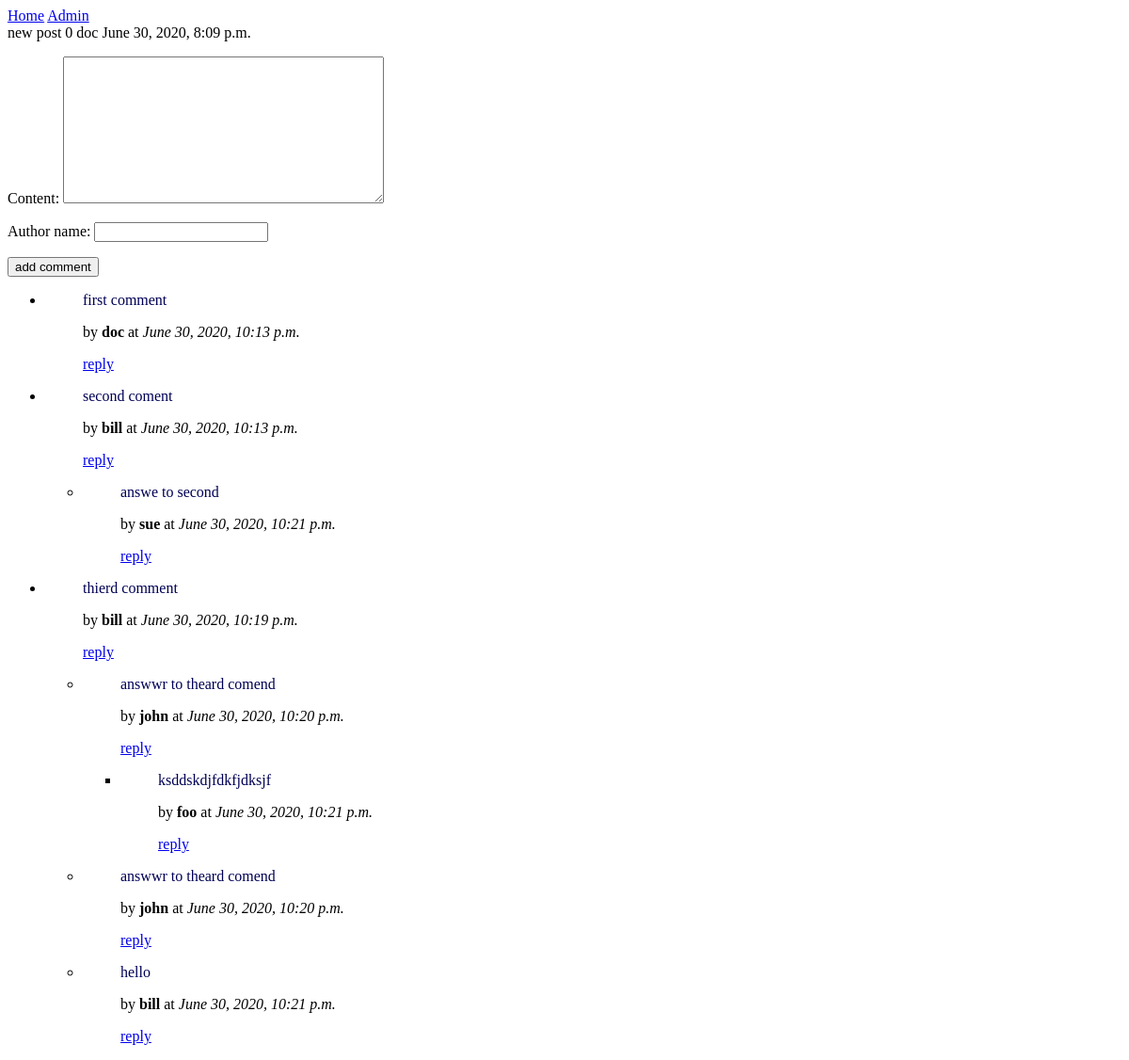
/comments/4, run on an earlier commit of the app's database.
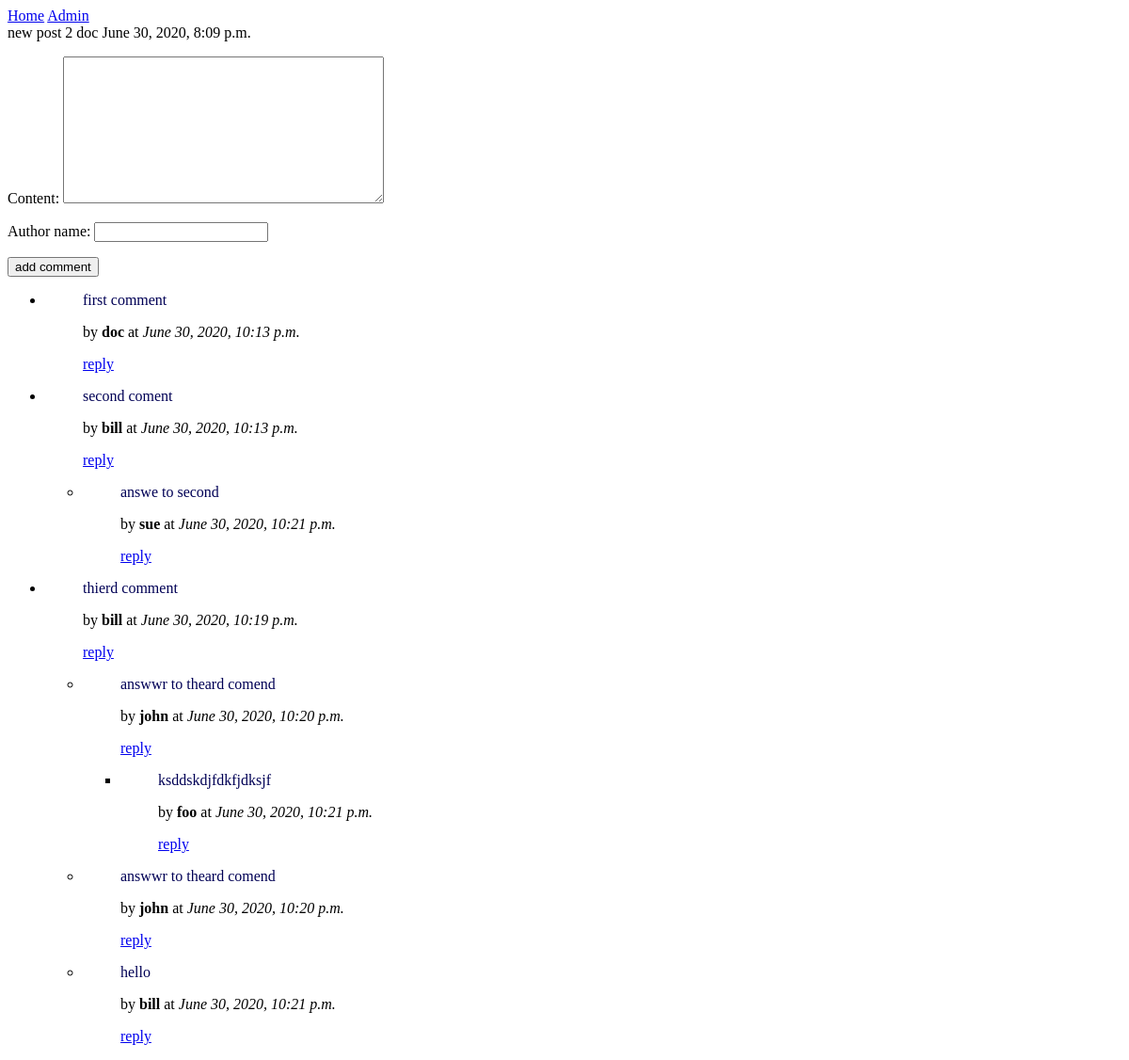
And on a later commit of the database.
### main/models.py (models this page shows, shortened)
class Post(models.Model):
    title = models.CharField(max_length=120)
    link = models.URLField()
    creation_date = models.DateTimeField(auto_now_add=True,
                                         db_index=True)
    author_name = models.CharField(max_length=60)
    amount_of_upvotes = models.IntegerField(default=0)

### main/views.py (the view)
# urls.py: path('comments/<int:post_id>', comments, name='comments'),
def comments(request, post_id):
    post = Post.objects.get(pk=post_id)
    comments = Comment.objects.filter(post_id=post_id)
    if request.method == 'POST':
        form = CommentAddForm(request.POST)
        if form.is_valid():
            comment = form.save(commit=False)
            comment.post_id = post
            comment.save()
            return redirect('comments', post_id=post_id)
    else:
        form = CommentAddForm()
    context = {'comments': comments,
               'form': form,
               'post': post}
    return render(request, 'comments.html', context)

### main/forms.py
class CommentAddForm(forms.ModelForm):
    class Meta:
        model = Comment
        fields = ('content', 'author_name')

### main/templates/comments.html (shortened to what this page needs)
{% extends "base.html" %}
{% block content %}
<div>
	<div>
		{{ post.title }}
		{{ post.amount_of_upvotes }}
		{{ post.author_name }}
		{{ post.creation_date }}
	</div>
	<form method='post'>
	{{ form.as_p }}
	<input type="submit" name="comment" id="comment" value="add comment">
	</form>
	<div>
	<ul>
	{% for comment in comments %}
	{% if not comment.parent %}
		<li>{% include 'comment.html' %}</li>
	{% endif %}
	{% endfor %}
	</ul>
	</div>
</div>
{% endblock content %}

What changed in the data, as far as the page shows it:
changed Post "new post": amount_of_upvotes "0" → "2"
